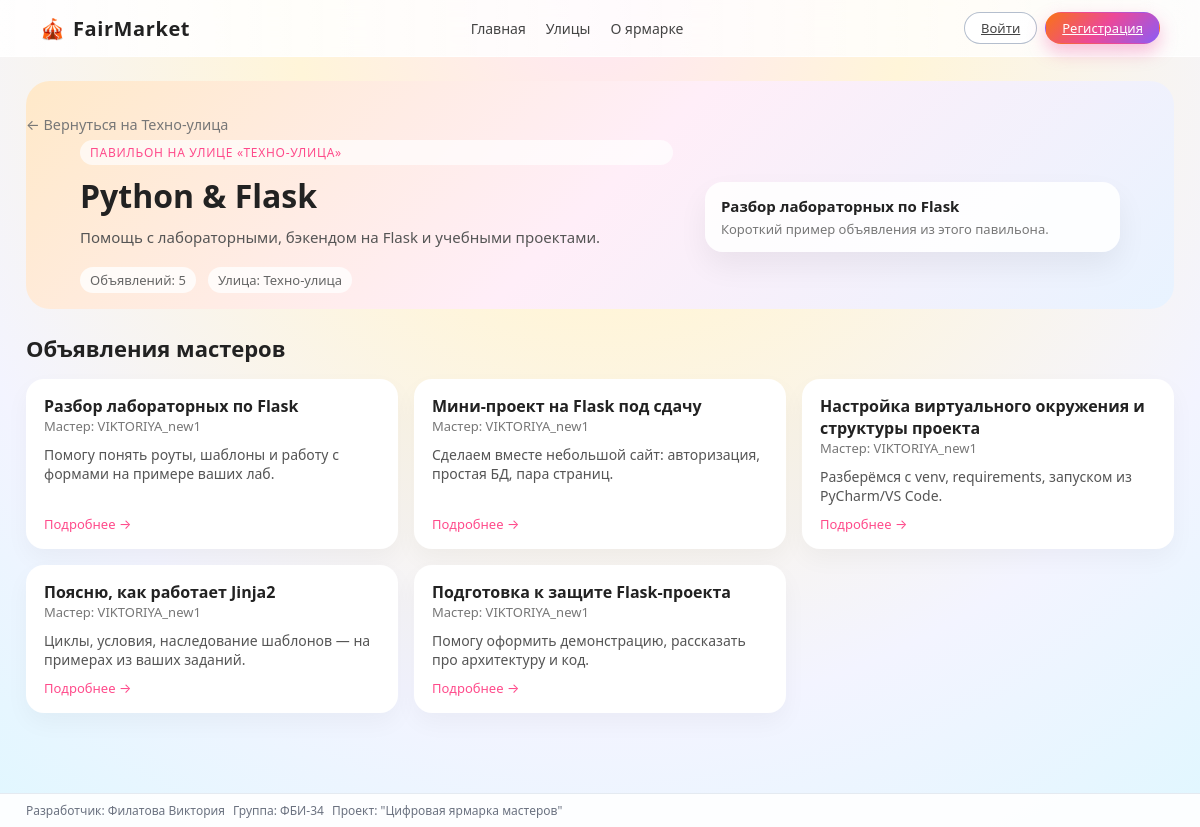
The page /pavilion/1 on the database as committed earlier.
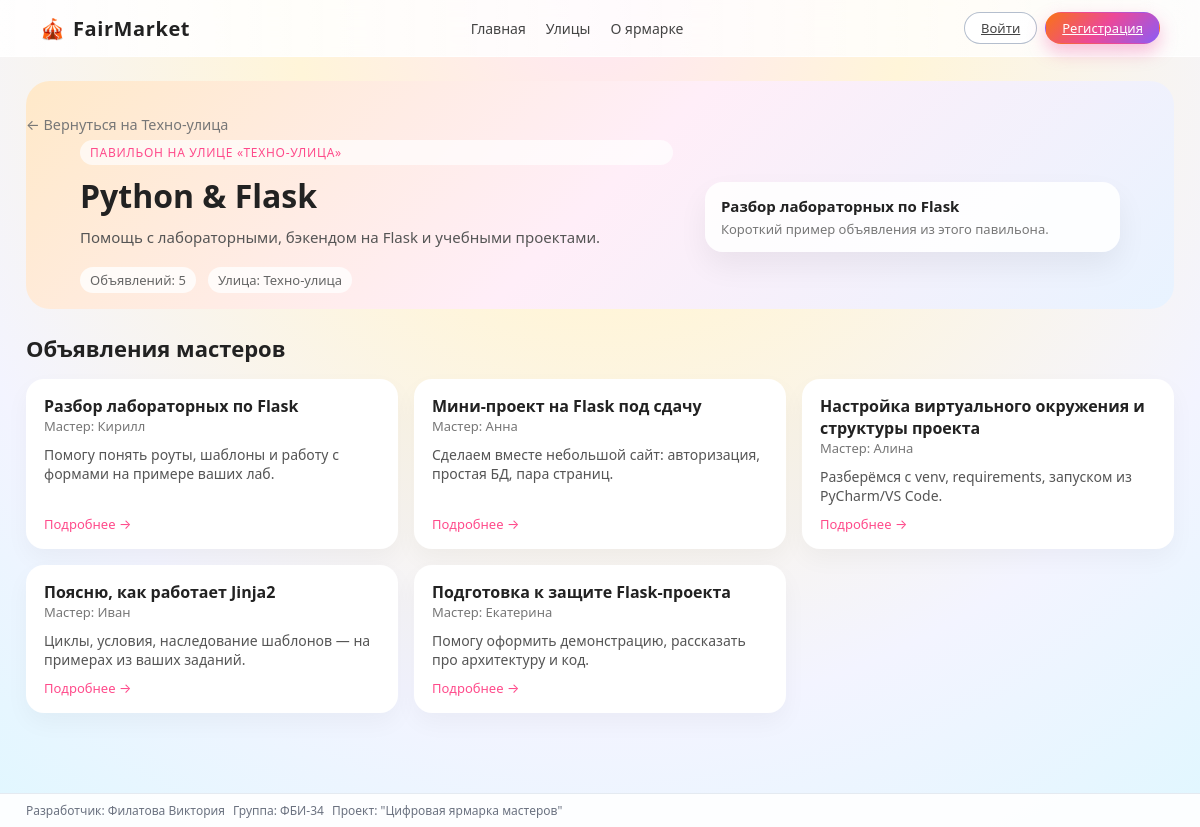
The same page on the database as committed later.
### app.py (models this page shows)
class Ad(db.Model):
    __tablename__ = "ads"
    id = db.Column(db.Integer, primary_key=True)
    title = db.Column(db.String(200), nullable=False)
    text = db.Column(db.Text, nullable=False)
    author_name = db.Column(db.String(120))
    pavilion_id = db.Column(
        db.Integer,
        db.ForeignKey("pavilions.id"),
        nullable=False,
    )
    master_id = db.Column(
        db.Integer,
        db.ForeignKey("users.id"),
        nullable=True,
    )
    master = db.relationship("User", foreign_keys=[master_id])
    @property
    def master_display_name(self):
        if self.master and self.master.username:
            return self.master.username
        if self.author_name:
            return self.author_name
        return "Мастер"

class User(db.Model):
    __tablename__ = "users"
    id = db.Column(db.Integer, primary_key=True)
    username = db.Column(db.String(120), nullable=False)
    email = db.Column(db.String(120), unique=True, nullable=False)
    password = db.Column(db.String(200), nullable=False)  # тут хеш
    role = db.Column(db.String(20), nullable=False, default="user")  # user/master/admin

### app.py (the view)
@app.route("/pavilion/<int:pavilion_id>")
def pavilion_page(pavilion_id):
    pavilion = Pavilion.query.get_or_404(pavilion_id)
    ads = pavilion.ads
    fio, group = get_student_info()
    return render_template(
        "pavilion.html",
        pavilion=pavilion,
        ads=ads,
        fio=fio,
        group=group,
    )

### app.py (called while the page is built)
def get_student_info():
    return "Филатова Виктория", "ФБИ-34"

@app.before_request
def auto_update_unread():
    if "user_id" in session:
        recalc_unread_total()
        recalc_support_badge()
        recalc_admin_counters()
    else:
        session["unread_total"] = 0
        session["support_unread"] = 0
        session["admin_support_new"] = 0
        session["admin_requests"] = 0

### templates/pavilion.html (shortened to what this page needs)
{% extends "base.html" %}
{% block content %}
<section class="pavilion-hero">
    <a href="{{ url_for('street_page', code=pavilion.street.code) }}" class="back-link">
        ← Вернуться на {{ pavilion.street.name }}
    </a>
    <div class="pavilion-hero-inner">
        <div class="pavilion-hero-info">
            <span class="pavilion-hero-chip">
                Павильон на улице «{{ pavilion.street.name }}»
            </span>
            <h1 class="pavilion-hero-title">{{ pavilion.title }}</h1>
            <p class="pavilion-hero-subtitle">
                {% if pavilion.description %}
                    {{ pavilion.description }}
                {% else %}
                    Тематический павильон с объявлениями мастеров по этой теме.
                {% endif %}
            </p>
            <div class="pavilion-hero-meta">
                <span>Объявлений: {{ ads|length }}</span>
                <span>Улица: {{ pavilion.street.name }}</span>
            </div>
        </div>
        <div class="pavilion-hero-card-demo">
            <div class="pavilion-hero-card-text">
                <div class="pavilion-hero-card-title">
                    {% if ads %}
                        {{ ads[0].title }}
                    {% else %}
                        Здесь скоро появятся первые мастера ✨
                    {% endif %}
                </div>
                <div class="pavilion-hero-card-subtitle">
                    {% if ads %}
                        Короткий пример объявления из этого павильона.
                    {% else %}
                        Как только появятся объявления, ты увидишь их здесь.
                    {% endif %}
                </div>
            </div>
        </div>
    </div>
</section>
<section class="pavilion-ads-section">
    {% if ads %}
        <h2 class="pavilion-ads-title">Объявления мастеров</h2>
        <div class="pavilion-ads-grid">
            {% for ad in ads %}
            <div class="pavilion-ad-wrapper">
                <a href="{{ url_for('ad_page', ad_id=ad.id) }}" class="pavilion-ad-card">
                    <div class="pavilion-ad-card-inner">
                        <div class="pavilion-ad-header">
                            <div>
                                <h3 class="pavilion-ad-title">{{ ad.title }}</h3>
                                <div class="pavilion-ad-author">
                                    Мастер: {{ ad.master_display_name }}
                                </div>
                            </div>
                        </div>
                        <p class="pavilion-ad-text">
                            {{ ad.text }}
                        </p>
                        <div class="pavilion-ad-footer">
                            <span>Подробнее →</span>
                        </div>
                    </div>
                </a>
            </div>
            {% endfor %}
        </div>
    {% else %}
        <div class="pavilion-empty">
            <h2>Пока здесь тихо 🤫</h2>
            <p>В этом павильоне ещё нет объявлений. Скоро мастера сюда заселятся!</p>
        </div>
    {% endif %}
</section>
{% endblock %}

Rows that differ between the two databases and show on the page:
changed Ad "Разбор лабораторных по Flask": master_display_name "VIKTORIYA_new1" → "Кирилл"
changed Ad "Мини-проект на Flask под сдачу": master_display_name "VIKTORIYA_new1" → "Анна"
changed Ad "Настройка виртуального окружения и структуры проекта": master_display_name "VIKTORIYA_new1" → "Алина"
changed Ad "Поясню, как работает Jinja2": master_display_name "VIKTORIYA_new1" → "Иван"
changed Ad "Подготовка к защите Flask-проекта": master_display_name "VIKTORIYA_new1" → "Екатерина"
